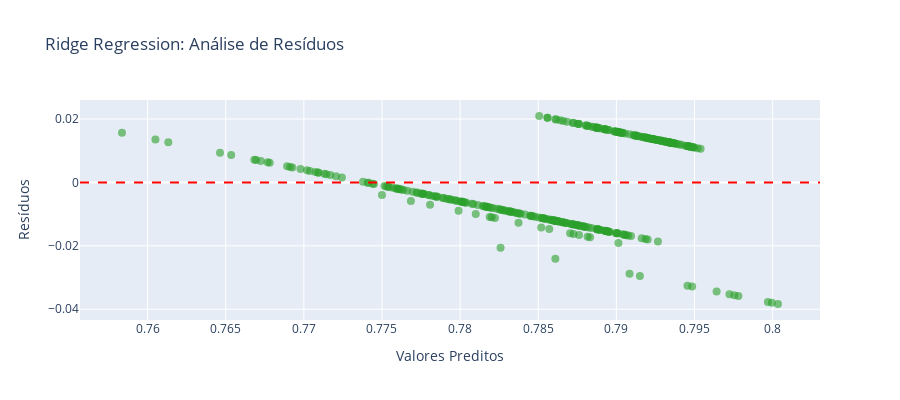

Here is the notebook cell this chart was saved with:
### Code cell
# Análise de resíduos do Ridge
residuos_ridge = y_test - y_test_pred_ridge

fig_ridge_resid = go.Figure()
fig_ridge_resid.add_trace(go.Scatter(
    x=y_test_pred_ridge,
    y=residuos_ridge,
    mode='markers',
    marker=dict(size=8, color='rgba(44, 160, 44, 0.6)'),
    name='Resíduos'
))
fig_ridge_resid.add_hline(y=0, line_dash='dash', line_color='red')
fig_ridge_resid.update_layout(
    title='Ridge Regression: Análise de Resíduos',
    xaxis_title='Valores Preditos',
    yaxis_title='Resíduos',
    height=400
)
fig_ridge_resid.show()

### Figure 1 — Plotly figure (JSON) as saved in the notebook; plotly's stock layout.template omitted (floating-point values rounded to 4 significant figures; data arrays with more than 128 entries replaced by an {"elided": "..."} marker saying what was removed)
{"data": [{"marker": {"color": "rgba(44, 160, 44, 0.6)", "size": 8}, "mode": "markers", "name": "Resíduos", "type": "scatter", "x": {"elided": "333 float values"}, "y": {"elided": "333 float values"}}], "layout": {"height": 400, "shapes": [{"line": {"color": "red", "dash": "dash"}, "type": "line", "x0": 0, "x1": 1, "xref": "x domain", "y0": 0, "y1": 0, "yref": "y"}], "title": {"text": "Ridge Regression: Análise de Resíduos"}, "xaxis": {"title": {"text": "Valores Preditos"}}, "yaxis": {"title": {"text": "Resíduos"}}}}
